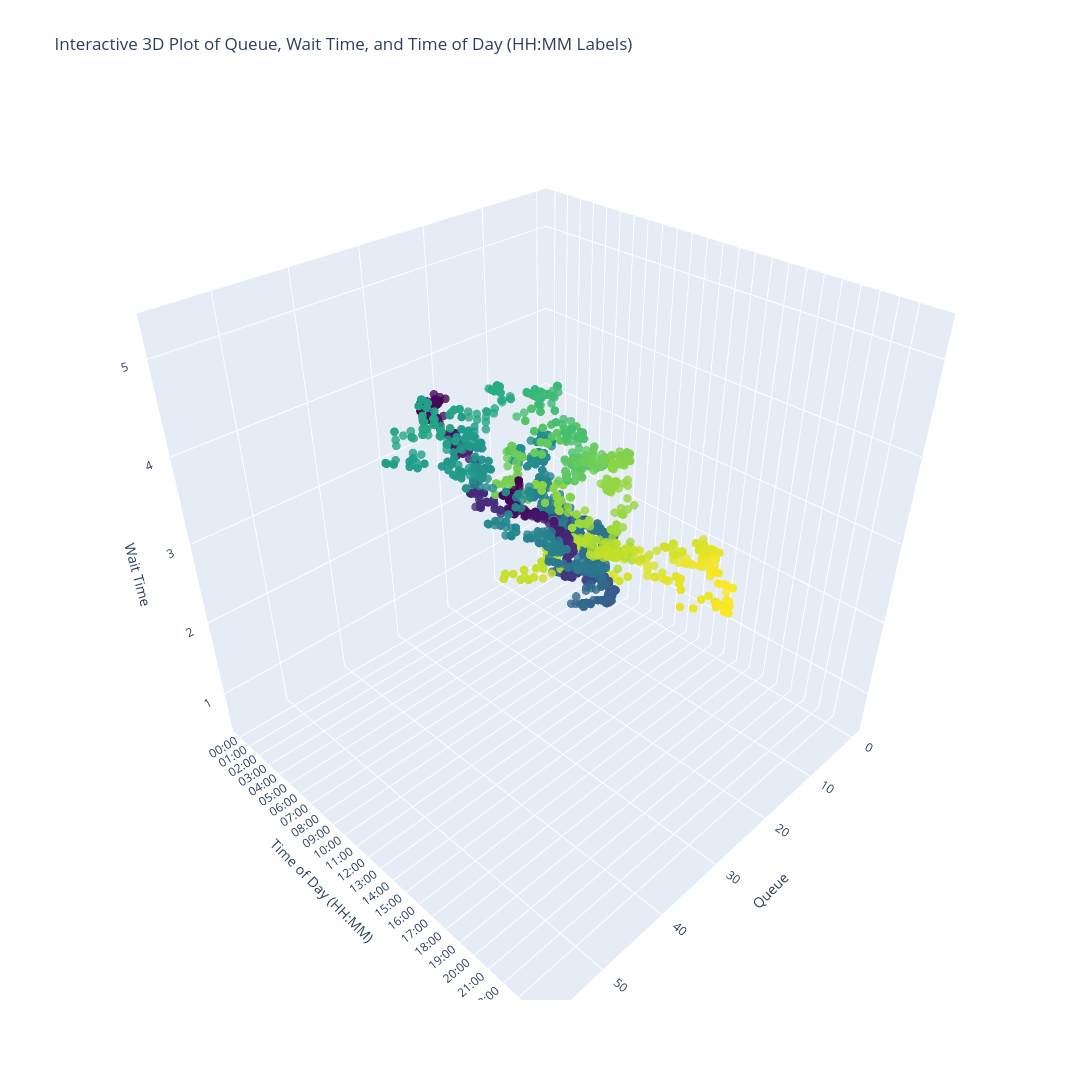

Write notebook code for a chart like this one.
### Code cell
import plotly.graph_objs as go

# Define your date range
# start_date = "2024-11-10"
# end_date = "2024-11-11"
centre = "CBRHOSED"

# Filter DataFrame based on lastUpdated
# filtered_df = df[(df['lastUpdated'] >= start_date) & (df['lastUpdated'] <= end_date)]
filtered_df = df[(df['day_of_week'] == "Monday")]
# take an average for a specific time state

# Create custom tick values and labels for hourly intervals
tickvals = [hour * 60 for hour in range(24)]  # Total minutes for each hour (0, 60, 120, ..., 1380)
ticktext = [f"{hour:02}:00" for hour in range(24)]  # Format as HH:00 for each hour

# Create 3D scatter plot with Plotly
fig = go.Figure(data=[go.Scatter3d(
    x=filtered_df[filtered_df['id'] == centre]['queue'],
    y=filtered_df[filtered_df['id'] == centre]['hour_minute_numeric'],
    z=filtered_df[filtered_df['id'] == centre]['wait_time'],
    mode='markers',
    marker=dict(
        size=5,
        color=filtered_df[filtered_df['id'] == centre]['hour_minute_numeric'],               # Color by hour for better visualization
        colorscale='Viridis',            # Choose a colorscale
        opacity=0.8
    )
)])


# Update layout with axis labels and custom tick labels for the y-axis
fig.update_layout(
    width=1920,
    height=1080,
    title="Interactive 3D Plot of Queue, Wait Time, and Time of Day (HH:MM Labels)",
    scene=dict(
        xaxis_title='Queue',
        yaxis_title='Time of Day (HH:MM)',
        zaxis_title='Wait Time',
        yaxis=dict(
            tickvals=tickvals,     # Use the numeric minute values for tick positions
            ticktext=ticktext       # Display HH:MM labels at those positions
        )
    )
)

# Show plot
fig.show()

### Figure 1 — Plotly figure (JSON) as saved in the notebook; plotly's stock layout.template omitted (floating-point values rounded to 4 significant figures; data arrays with more than 128 entries replaced by an {"elided": "..."} marker saying what was removed)
{"data": [{"marker": {"color": {"elided": "2706 int values"}, "colorscale": [[0, "#440154"], [0.1111, "#482878"], [0.2222, "#3e4989"], [0.3333, "#31688e"], [0.4444, "#26828e"], [0.5556, "#1f9e89"], [0.6667, "#35b779"], [0.7778, "#6ece58"], [0.8889, "#b5de2b"], [1, "#fde725"]], "opacity": 0.8, "size": 5}, "mode": "markers", "type": "scatter3d", "x": {"elided": "2706 int values"}, "y": {"elided": "2706 int values"}, "z": {"elided": "2706 float values"}}], "layout": {"height": 1080, "scene": {"xaxis": {"title": {"text": "Queue"}}, "yaxis": {"ticktext": ["00:00", "01:00", "02:00", "03:00", "04:00", "05:00", "06:00", "07:00", "08:00", "09:00", "10:00", "11:00", "12:00", "13:00", "14:00", "15:00", "16:00", "17:00", "18:00", "19:00", "20:00", "21:00", "22:00", "23:00"], "tickvals": [0, 60, 120, 180, 240, 300, 360, 420, 480, 540, 600, 660, 720, 780, 840, 900, 960, 1020, 1080, 1140, 1200, 1260, 1320, 1380], "title": {"text": "Time of Day (HH:MM)"}}, "zaxis": {"title": {"text": "Wait Time"}}}, "title": {"text": "Interactive 3D Plot of Queue, Wait Time, and Time of Day (HH:MM Labels)"}, "width": 1920}}
